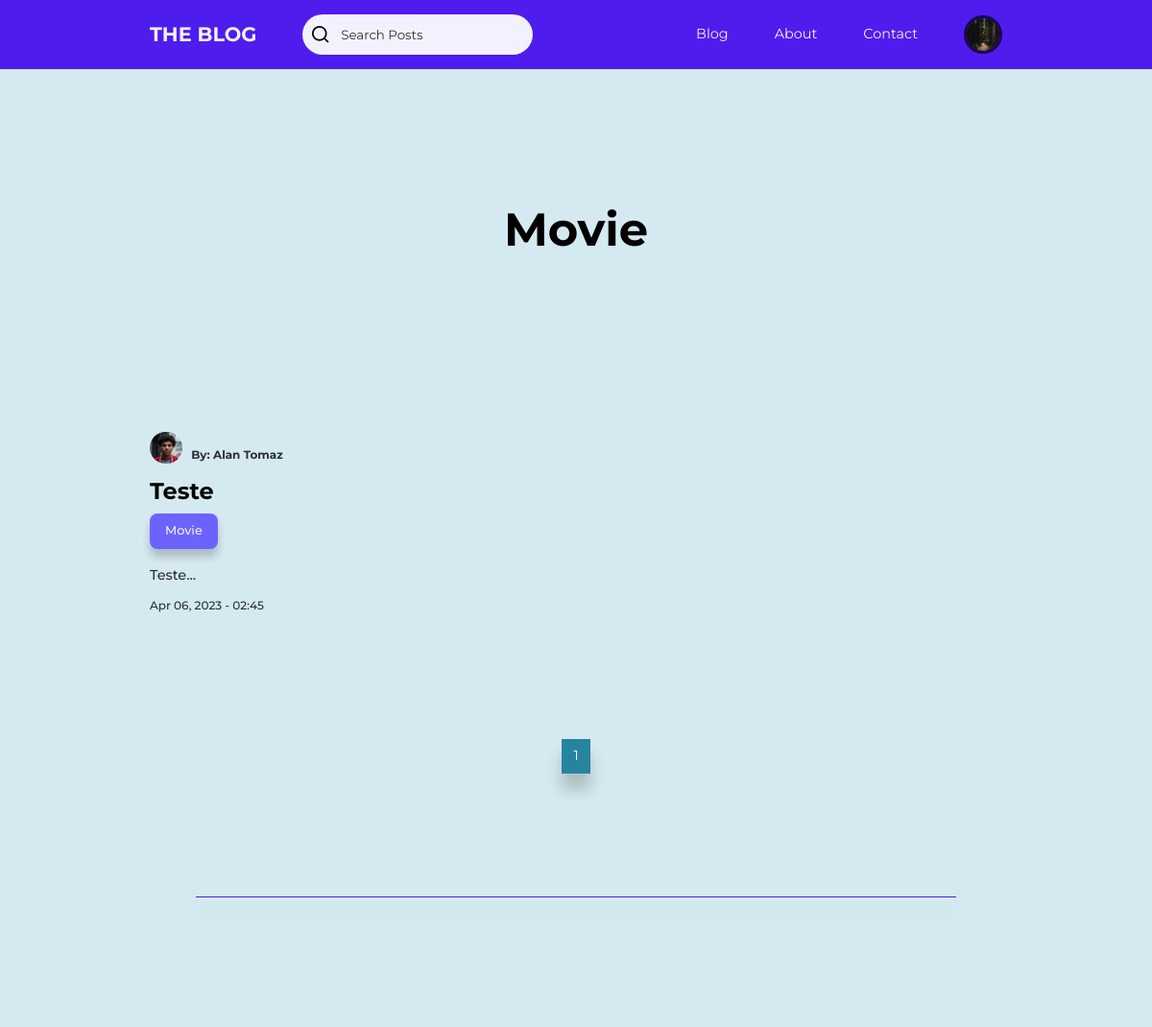
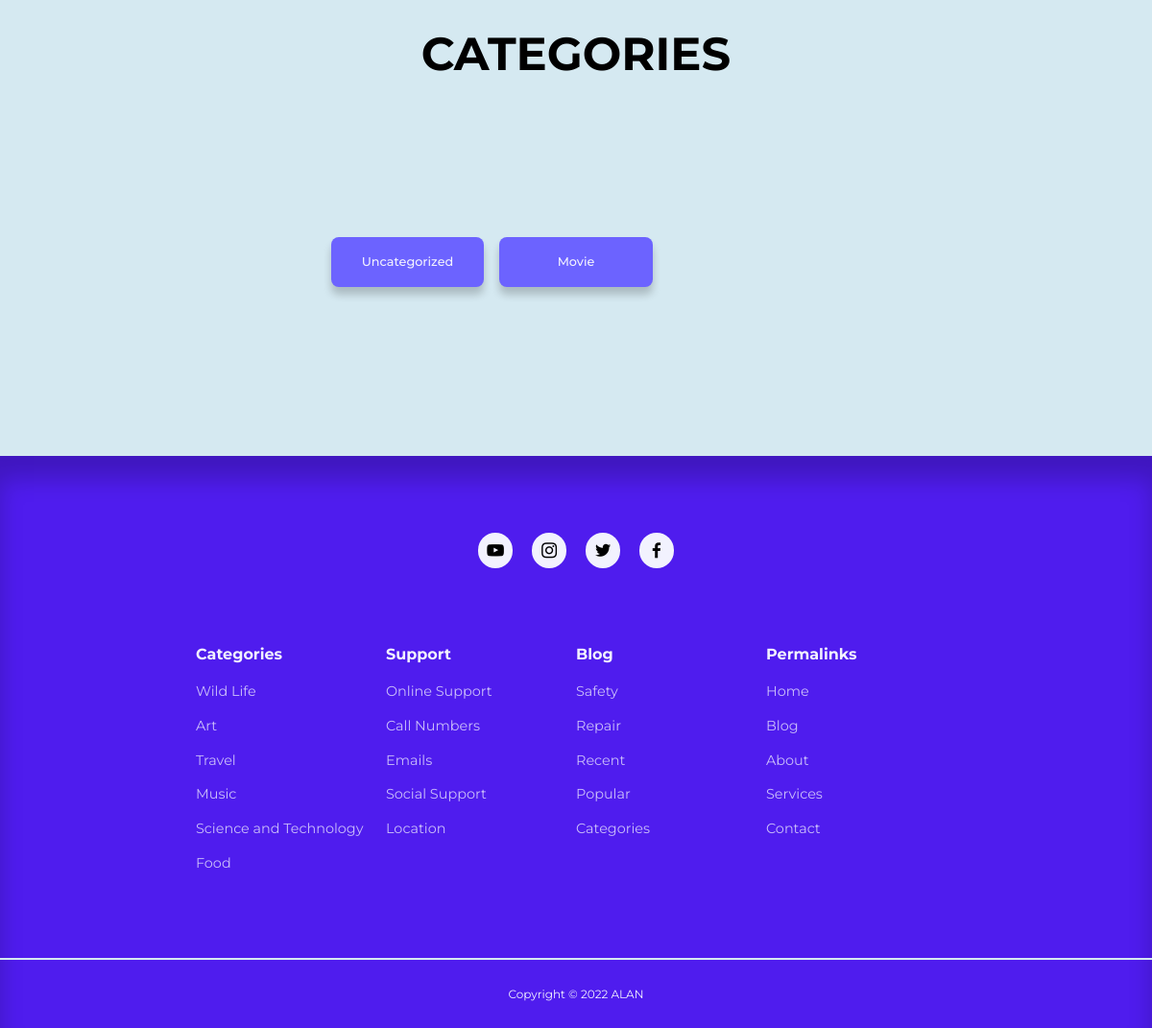
Screenshot of /pages/category-posts.php?category=12&page=1 (signed in) with the database file from the repository (2 pictures, top to bottom).
### tables this page shows
CREATE TABLE `users` (
  `id` int(11) UNSIGNED NOT NULL,
  `firstname` varchar(50) NOT NULL,
  `lastname` varchar(50) NOT NULL,
  `username` varchar(50) NOT NULL,
  `email` varchar(100) NOT NULL,
  `location` varchar(100) NOT NULL,
  `biography` text NOT NULL,
  `password` varchar(255) NOT NULL,
  `avatar` varchar(255) NOT NULL,
  `is_admin` tinyint(1) NOT NULL
);

CREATE TABLE `categories` (
  `id` int(11) UNSIGNED NOT NULL,
  `title` varchar(50) NOT NULL,
  `description` text NOT NULL
);

CREATE TABLE `posts` (
  `id` int(11) UNSIGNED NOT NULL,
  `title` varchar(255) NOT NULL,
  `subtitle` varchar(255) NOT NULL,
  `body` text NOT NULL,
  `thumbnail` varchar(255) NOT NULL,
  `date_time` timestamp NOT NULL DEFAULT current_timestamp(),
  `category_id` int(11) UNSIGNED DEFAULT NULL,
  `author_id` int(11) UNSIGNED NOT NULL,
  `is_featured` tinyint(1) NOT NULL
);

### pages/category-posts.php (the view, shortened to what this page needs)
<?php
include $_SERVER['DOCUMENT_ROOT'] . '/My Blog/partials/header.php';
$currentCategory = $_GET["category"];
$currentPage = $_GET["page"];
$maxElementsPerPage = 20;
$categoryQuery = "SELECT * FROM categories WHERE id = $currentCategory";
$categoryResult = mysqli_query($connection, $categoryQuery);
$category = mysqli_fetch_assoc($categoryResult);
$maxElementId = ($currentPage * $maxElementsPerPage);
$minElementId = ($maxElementId - $maxElementsPerPage);
$maxPostsQuery = "SELECT * FROM posts WHERE category_id = $currentCategory";
$maxPostsResult = mysqli_query($connection, $maxPostsQuery);
$postsQuery = "SELECT * FROM posts WHERE category_id = $currentCategory ORDER BY date_time DESC LIMIT $minElementId, $maxElementsPerPage";
$postsResult = mysqli_query($connection, $postsQuery);
?>
<h1 class="page-title"><?= $category["title"] ?></h1>
<?php if (mysqli_num_rows($maxPostsResult) > 0) : ?>
    <section class="categories-posts new-posts">
        <div class="container new-posts-page-container categories-posts-page-container">
            <?php while ($post = mysqli_fetch_assoc($postsResult)) : ?>
                <article class="new-post category-post">
                    <?php
                    $authorId = $post["author_id"];
                    $authorQuery = "SELECT * FROM users WHERE id = $authorId";
                    $authorResult = mysqli_query($connection, $authorQuery);
                    $author = mysqli_fetch_assoc($authorResult);
                    ?>
                    <a href="<?= ROOT_URL ?>pages/user-page.php?user=<?= $author["username"] ?>">
                        <div class=" new-post-author categories-post-author">
                            <div class="new-post-author-avatar category-post-author-avatar">
                                <img src="<?php echo ROOT_URL ?>img/<?= $author["avatar"] ?>">
                            </div>
                            <h5>By: <?= $author["firstname"] . " " . $author["lastname"] ?></h5>
                        </div>
                    </a>
                    <h3 class="new-post-title category-post-title">
                        <a href="<?php echo ROOT_URL ?>pages/post.php?id=<?= $post["id"] ?>"><?= $post["title"] ?></a>
                    </h3>
                    <a href="<?php echo ROOT_URL ?>pages/category-posts.php?category=<?= $category["id"] ?>" class="category-button"><?= $category["title"] ?></a>
                    <p class="new-post-body category-post-body">
                        <a href="<?php echo ROOT_URL ?>pages/post.php?id=<?= $post["id"] ?>">
                            <?= substr((htmlspecialchars_decode($post["subtitle"], ENT_QUOTES)), 0, 150) ?>...
                        </a>
                    </p>
                    <div class="new-post-author-info category-post-author-info">
                        <a href="<?php echo ROOT_URL ?>pages/post.php?id=<?= $post["id"] ?>">
                            <small><?= date("M d, Y - H:i", strtotime($post["date_time"])) ?></small>
                        </a>
                    </div>
                </article>
            <?php endwhile ?>
        </div>
        <div class="pages-container">
            <div class="pages">
                <a href="<?= ROOT_URL ?>pages/category-posts.php?category=<?= $currentCategory ?>&page=<?= $currentPage ?>" class="page active-page"><?= $currentPage ?></a>
            </div>
        </div>
    </section>
<?php else : ?>
    <div class="alert-message error alert-message-categories">
        <p style="text-align: center;">No Posts Founds For This Category</p>
    </div>
<?php endif ?>
<hr class="hr container">
<section class="category-buttons">
    <h1 class="section-title">CATEGORIES</h1>
    <div class="container category-buttons-container">
        <?php
        $allCategoriesQuery = "SELECT * FROM categories";
        $allCategories = mysqli_query($connection, $allCategoriesQuery);
        ?>
        <?php while ($category = mysqli_fetch_assoc($allCategories)) : ?>
            <a href="<?php echo ROOT_URL ?>pages/category-posts.php?category=<?= $category["id"] ?>" class="category-button category-button-section"><?= $category["title"] ?></a>
        <?php endwhile ?>
    </div>
</section>
<?php
include $_SERVER['DOCUMENT_ROOT'] . '/My Blog/partials/footer.php';
?>

### partials/header.php (shortened to what this page needs)
<?php
require $_SERVER['DOCUMENT_ROOT'] . '/My Blog/admin/config/database.php';
if (isset($_SESSION['user-id'])) {
    $id = filter_var($_SESSION['user-id'], FILTER_SANITIZE_FULL_SPECIAL_CHARS);
    $query = "SELECT avatar from users WHERE id = '$id'";
    $result = mysqli_query($connection, $query);
    $avatar = mysqli_fetch_assoc($result);
}
?>
<!DOCTYPE html>
<html lang="en">
<head>
    <link rel="stylesheet" href="<?php echo ROOT_URL ?>css/style.css">
    <link rel="stylesheet" href="https://unicons.iconscout.com/release/v4.0.0/css/line.css">
</head>
<body>
    <nav>
        <div class="container nav-container">
            <ul class="nav-items nav-items-left">
                <li><a href="<?php echo ROOT_URL ?>index.php" class="nav-logo">THE BLOG</a></li>
                <li>
                    <div class="nav-search-container">
                        <form class="nav-search" action="<?php echo ROOT_URL ?>pages/search-posts.php" method="GET">
                            <i class="uil uil-search"></i>
                            <input type="search" name="search" placeholder="Search Posts">
                        </form>
                    </div>
                </li>
            </ul>
            <ul class="nav-items nav-items-right">
                <li><a href="<?php echo ROOT_URL ?>pages/blog.php">Blog</a></li>
                <li><a href="<?php echo ROOT_URL ?>pages/about.php">About</a></li>
                <li><a href="<?php echo ROOT_URL ?>pages/contact.php">Contact</a></li>
                <?php if (isset($_SESSION["user-id"])) : ?>
                    <li class="nav-profile">
                        <div class="avatar">
                            <img src="<?php echo ROOT_URL . 'img/' . $avatar["avatar"] ?>">
                        </div>
                    </li>
                <?php else : ?>
                    <li><a href="<?php echo ROOT_URL ?>pages/signin.php">Sign In</a></li>
                    <li><a class="sign-up" href="<?php echo ROOT_URL ?>pages/signup.php">Sign Up</a> </li>
                <?php endif ?>
            </ul>
        </div>
    </nav>

### rows the page displays
users: avatar (picture)
categories: title "Movie"
posts: author.avatar (picture), author.firstname "Alan", author.lastname "Tomaz", title "Teste", category.title "Movie", subtitle "Teste", date_time "Apr 06, 2023 - 02:45"
categories: title "Uncategorized"

### other values shown
$currentPage "1"
